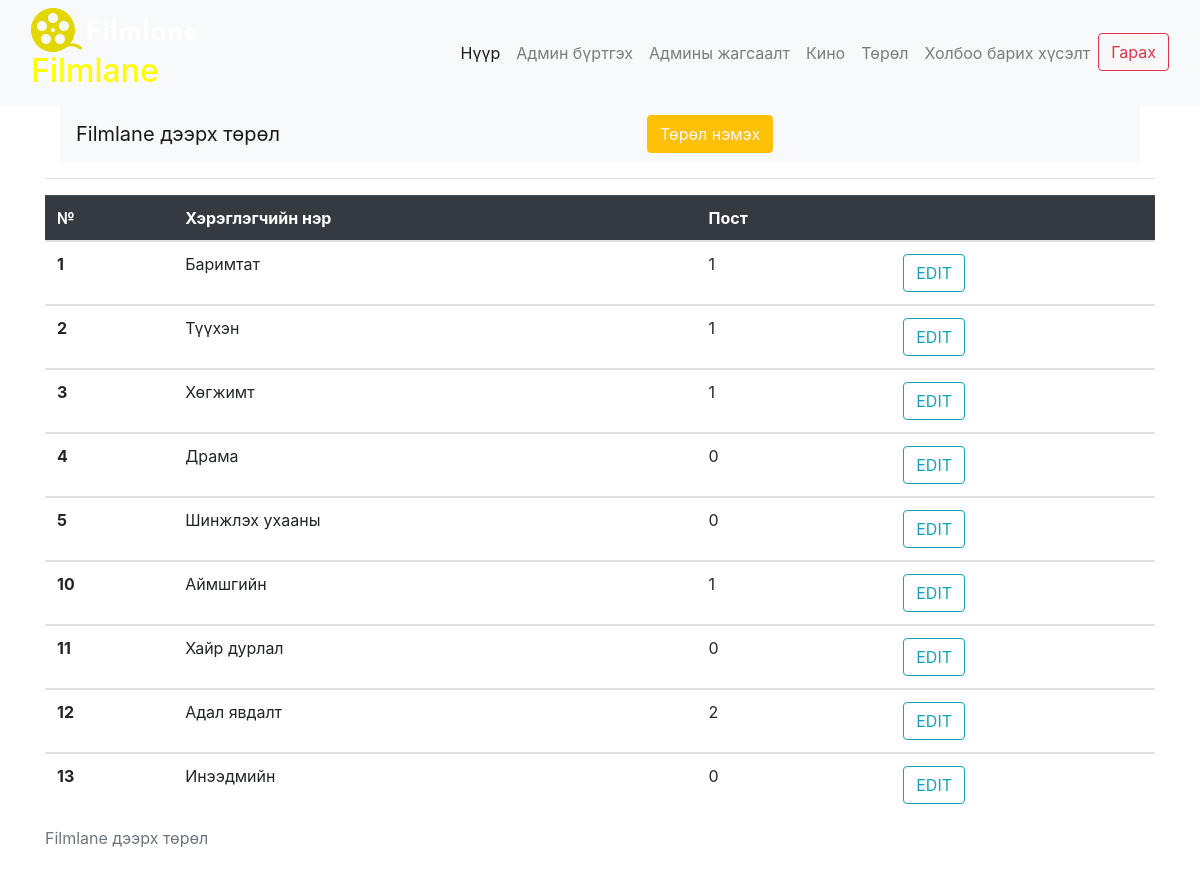
Page /site/admin/genreList.php (signed in) on the committed database.
### tables this page shows
CREATE TABLE `genre` (
  `genre_id` int(11) NOT NULL,
  `genre_name` varchar(255) NOT NULL,
  `post` varchar(255) NOT NULL
);

### site/admin/genreList.php (the view, shortened to what this page needs)
<?php
include 'header.php';
include 'db.php';
?>
<div class="container">
	<div class="container">
  <nav class="navbar navbar-expand-lg navbar-light bg-light">
  <a class="navbar-brand" href="#">Filmlane дээрх төрөл</a>
  <div class="collapse navbar-collapse" id="navbarNav">
     <ul class="navbar-nav ml-auto">
            <li class="nav-item">
        <a class="btn btn-warning text-light" href="addgenre.php">Төрөл нэмэх</a>
      </li>
     </ul>
  </div>
</nav>
</div>
	<hr>
<table class="table caption-top">
  <caption>Filmlane дээрх төрөл</caption>
  <thead class="table-dark">
    <tr>
      <th scope="col">№</th>
      <th scope="col">Хэрэглэгчийн нэр</th>
      <th scope="col">Пост</th>
      <th scope="col"></th>
    </tr>
  </thead>
  <?php
  $query="SELECT * from genre";
  $run = mysqli_query($con,$query);
  if($run) {
    while ($row=mysqli_fetch_assoc($run)) {
  ?>
  <tbody>
    <tr>
      <th scope="row"><?php echo $row['genre_id'];?></th>
      <td><?php echo $row['genre_name'];?></td>
      <?php
$id = $row['genre_id'];
$query2 = "SELECT count(*) as total_post from movie,genre where genre.genre_id=movie.genre_id and genre.genre_id=$id";
$run2 = mysqli_query($con,$query2);
if ($run2) {
  while ($row2=mysqli_fetch_assoc($run2)) {
    ?>
<td><?php echo $row2['total_post']; ?></td>
  <?php
  }
}
 ?>
      <td><a class="btn btn-outline-info" href="editgenre.php?genre_id=<?php echo $row['genre_id']; ?>&genre_name=<?php echo$row['genre_name']; ?>">EDIT</a></td>
    </tr>
    <?php
    }
    }
    ?>
  </tbody>
</table>
</div>

### site/admin/header.php (shortened to what this page needs)
<head>
<link rel="stylesheet" href="https://maxcdn.bootstrapcdn.com/bootstrap/4.5.2/css/bootstrap.min.css">
</head>
<body>
<nav class="navbar navbar-expand-lg navbar-light bg-light">
  <div class="container-fluid">
    <a href="index.php" class="logo">
  <img src="./image/logo.svg" class="logo">
  <h2 class="hero-subtitle" style="color:yellow;">Filmlane</h2>
    </a>
    <div class="collapse navbar-collapse" id="navbarNav">
      <ul class="navbar-nav ml-auto">
        <li class="nav-item">
          <a class="nav-link active" aria-current="page" href="index.php">Нүүр</a>
        </li>
        <li class="nav-item">
          <a class="nav-link" href="registerAdmin.php">Админ бүртгэх</a>
        </li>
        <li class="nav-item">
          <a class="nav-link" href="adminList.php">Админы жагсаалт</a>
        </li>
        <li class="nav-item">
          <a class="nav-link" href="movieList.php">Кино</a>
        </li>
        <li class="nav-item">
          <a class="nav-link" href="genreList.php">Төрөл</a>
        </li>
        <li class="nav-item">
          <a class="nav-link" href="contact.php">Холбоо барих хүсэлт</a>
        </li>
        <li class="nav-item">
          <a class="btn btn-outline-danger" href="logout.php">Гарах</a>
      </ul>
    </div>
  </div>
</nav>
</body>

### site/admin/header.php (style rules this page uses)
body { margin: 0; }

### rows in the picture
genre: genre_id "1", genre_name "Баримтат", total_post "1"
genre: genre_id "2", genre_name "Түүхэн", total_post "1"
genre: genre_id "3", genre_name "Хөгжимт", total_post "1"
genre: genre_id "4", genre_name "Драма", total_post "0"
genre: genre_id "5", genre_name "Шинжлэх ухааны", total_post "0"
genre: genre_id "10", genre_name "Аймшгийн", total_post "1"
genre: genre_id "11", genre_name "Хайр дурлал", total_post "0"
genre: genre_id "12", genre_name "Адал явдалт", total_post "2"
genre: genre_id "13", genre_name "Инээдмийн", total_post "0"
